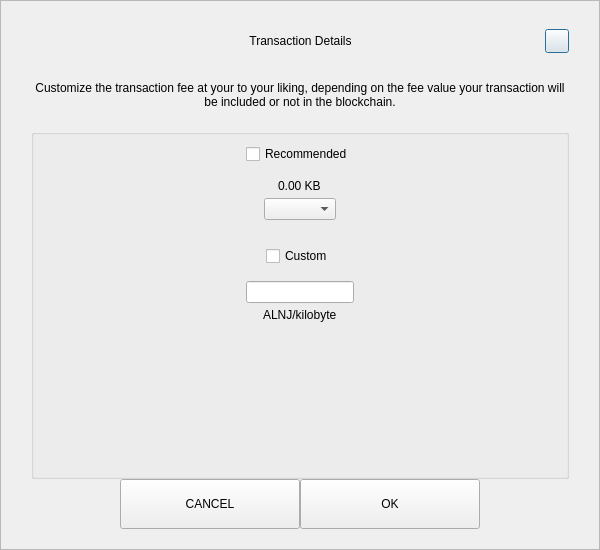
<?xml version="1.0" encoding="UTF-8"?>
<ui version="4.0">
 <class>SendCustomFeeDialog</class>
 <widget class="QDialog" name="SendCustomFeeDialog">
  <property name="geometry">
   <rect>
    <x>0</x>
    <y>0</y>
    <width>600</width>
    <height>550</height>
   </rect>
  </property>
  <property name="windowTitle">
   <string>Form</string>
  </property>
  <layout class="QVBoxLayout" name="verticalLayout_3">
   <property name="spacing">
    <number>0</number>
   </property>
   <property name="leftMargin">
    <number>0</number>
   </property>
   <property name="topMargin">
    <number>0</number>
   </property>
   <property name="rightMargin">
    <number>0</number>
   </property>
   <property name="bottomMargin">
    <number>0</number>
   </property>
   <item>
    <widget class="QFrame" name="frame">
     <property name="styleSheet">
      <string notr="true"/>
     </property>
     <property name="frameShape">
      <enum>QFrame::StyledPanel</enum>
     </property>
     <property name="frameShadow">
      <enum>QFrame::Raised</enum>
     </property>
     <layout class="QVBoxLayout" name="verticalLayout_2">
      <property name="spacing">
       <number>0</number>
      </property>
      <property name="leftMargin">
       <number>30</number>
      </property>
      <property name="topMargin">
       <number>20</number>
      </property>
      <property name="rightMargin">
       <number>30</number>
      </property>
      <property name="bottomMargin">
       <number>20</number>
      </property>
      <item>
       <layout class="QHBoxLayout" name="horizontalLayout_3">
        <property name="spacing">
         <number>0</number>
        </property>
        <item>
         <spacer name="horizontalSpacer_21">
          <property name="orientation">
           <enum>Qt::Horizontal</enum>
          </property>
          <property name="sizeHint" stdset="0">
           <size>
            <width>40</width>
            <height>20</height>
           </size>
          </property>
         </spacer>
        </item>
        <item>
         <widget class="QLabel" name="labelTitle">
          <property name="minimumSize">
           <size>
            <width>0</width>
            <height>40</height>
           </size>
          </property>
          <property name="maximumSize">
           <size>
            <width>16777215</width>
            <height>40</height>
           </size>
          </property>
          <property name="styleSheet">
           <string notr="true">padding-left:24px;</string>
          </property>
          <property name="text">
           <string>Transaction Details</string>
          </property>
          <property name="alignment">
           <set>Qt::AlignCenter</set>
          </property>
          <property name="margin">
           <number>7</number>
          </property>
         </widget>
        </item>
        <item>
         <spacer name="horizontalSpacer">
          <property name="orientation">
           <enum>Qt::Horizontal</enum>
          </property>
          <property name="sizeHint" stdset="0">
           <size>
            <width>40</width>
            <height>20</height>
           </size>
          </property>
         </spacer>
        </item>
        <item>
         <widget class="QPushButton" name="btnEsc">
          <property name="minimumSize">
           <size>
            <width>24</width>
            <height>24</height>
           </size>
          </property>
          <property name="maximumSize">
           <size>
            <width>24</width>
            <height>24</height>
           </size>
          </property>
          <property name="text">
           <string/>
          </property>
         </widget>
        </item>
       </layout>
      </item>
      <item>
       <spacer name="verticalSpacer_2">
        <property name="orientation">
         <enum>Qt::Vertical</enum>
        </property>
        <property name="sizeType">
         <enum>QSizePolicy::Fixed</enum>
        </property>
        <property name="sizeHint" stdset="0">
         <size>
          <width>20</width>
          <height>20</height>
         </size>
        </property>
       </spacer>
      </item>
      <item>
       <widget class="QLabel" name="labelMessage">
        <property name="text">
         <string>Customize the transaction fee at your to your liking, depending on the fee value your transaction will be included or not in the blockchain.</string>
        </property>
        <property name="alignment">
         <set>Qt::AlignCenter</set>
        </property>
        <property name="wordWrap">
         <bool>true</bool>
        </property>
       </widget>
      </item>
      <item>
       <spacer name="verticalSpacer_3">
        <property name="orientation">
         <enum>Qt::Vertical</enum>
        </property>
        <property name="sizeType">
         <enum>QSizePolicy::Fixed</enum>
        </property>
        <property name="sizeHint" stdset="0">
         <size>
          <width>20</width>
          <height>20</height>
         </size>
        </property>
       </spacer>
      </item>
      <item>
       <widget class="QGroupBox" name="groupBox">
        <property name="title">
         <string/>
        </property>
        <layout class="QVBoxLayout" name="verticalLayout">
         <property name="leftMargin">
          <number>12</number>
         </property>
         <property name="rightMargin">
          <number>12</number>
         </property>
         <item>
          <layout class="QVBoxLayout" name="verticalLayout_4">
           <property name="spacing">
            <number>5</number>
           </property>
           <item alignment="Qt::AlignHCenter">
            <widget class="QCheckBox" name="checkBoxRecommended">
             <property name="text">
              <string>Recommended</string>
             </property>
            </widget>
           </item>
           <item>
            <spacer name="verticalSpacer_5">
             <property name="orientation">
              <enum>Qt::Vertical</enum>
             </property>
             <property name="sizeType">
              <enum>QSizePolicy::Fixed</enum>
             </property>
             <property name="sizeHint" stdset="0">
              <size>
               <width>20</width>
               <height>10</height>
              </size>
             </property>
            </spacer>
           </item>
           <item alignment="Qt::AlignHCenter">
            <widget class="QLabel" name="labelFee">
             <property name="text">
              <string>0.00 KB</string>
             </property>
            </widget>
           </item>
           <item alignment="Qt::AlignHCenter">
            <widget class="QComboBox" name="comboBoxRecommended"/>
           </item>
          </layout>
         </item>
         <item>
          <spacer name="verticalSpacer">
           <property name="orientation">
            <enum>Qt::Vertical</enum>
           </property>
           <property name="sizeType">
            <enum>QSizePolicy::Fixed</enum>
           </property>
           <property name="sizeHint" stdset="0">
            <size>
             <width>20</width>
             <height>20</height>
            </size>
           </property>
          </spacer>
         </item>
         <item>
          <layout class="QVBoxLayout" name="verticalLayout_5">
           <property name="spacing">
            <number>5</number>
           </property>
           <item alignment="Qt::AlignHCenter">
            <widget class="QCheckBox" name="checkBoxCustom">
             <property name="text">
              <string>Custom</string>
             </property>
            </widget>
           </item>
           <item>
            <spacer name="verticalSpacer_6">
             <property name="orientation">
              <enum>Qt::Vertical</enum>
             </property>
             <property name="sizeType">
              <enum>QSizePolicy::Fixed</enum>
             </property>
             <property name="sizeHint" stdset="0">
              <size>
               <width>20</width>
               <height>10</height>
              </size>
             </property>
            </spacer>
           </item>
           <item alignment="Qt::AlignHCenter">
            <widget class="QLineEdit" name="lineEditCustomFee"/>
           </item>
           <item alignment="Qt::AlignHCenter">
            <widget class="QLabel" name="labelCustomFee">
             <property name="text">
              <string>ALNJ/kilobyte</string>
             </property>
            </widget>
           </item>
          </layout>
         </item>
         <item>
          <spacer name="verticalSpacer_4">
           <property name="orientation">
            <enum>Qt::Vertical</enum>
           </property>
           <property name="sizeHint" stdset="0">
            <size>
             <width>20</width>
             <height>40</height>
            </size>
           </property>
          </spacer>
         </item>
        </layout>
       </widget>
      </item>
      <item>
       <layout class="QHBoxLayout" name="horizontalLayout" stretch="1,2,2,1">
        <item>
         <spacer name="horizontalSpacer1">
          <property name="orientation">
           <enum>Qt::Horizontal</enum>
          </property>
          <property name="sizeHint" stdset="0">
           <size>
            <width>40</width>
            <height>20</height>
           </size>
          </property>
         </spacer>
        </item>
        <item>
         <widget class="QPushButton" name="btnCancel">
          <property name="minimumSize">
           <size>
            <width>180</width>
            <height>50</height>
           </size>
          </property>
          <property name="focusPolicy">
           <enum>Qt::NoFocus</enum>
          </property>
          <property name="text">
           <string>CANCEL</string>
          </property>
         </widget>
        </item>
        <item>
         <widget class="QPushButton" name="btnSave">
          <property name="minimumSize">
           <size>
            <width>180</width>
            <height>50</height>
           </size>
          </property>
          <property name="focusPolicy">
           <enum>Qt::NoFocus</enum>
          </property>
          <property name="text">
           <string>OK</string>
          </property>
         </widget>
        </item>
        <item>
         <spacer name="horizontalSpacer_2">
          <property name="orientation">
           <enum>Qt::Horizontal</enum>
          </property>
          <property name="sizeHint" stdset="0">
           <size>
            <width>40</width>
            <height>20</height>
           </size>
          </property>
         </spacer>
        </item>
       </layout>
      </item>
     </layout>
    </widget>
   </item>
  </layout>
 </widget>
 <resources/>
 <connections/>
</ui>
